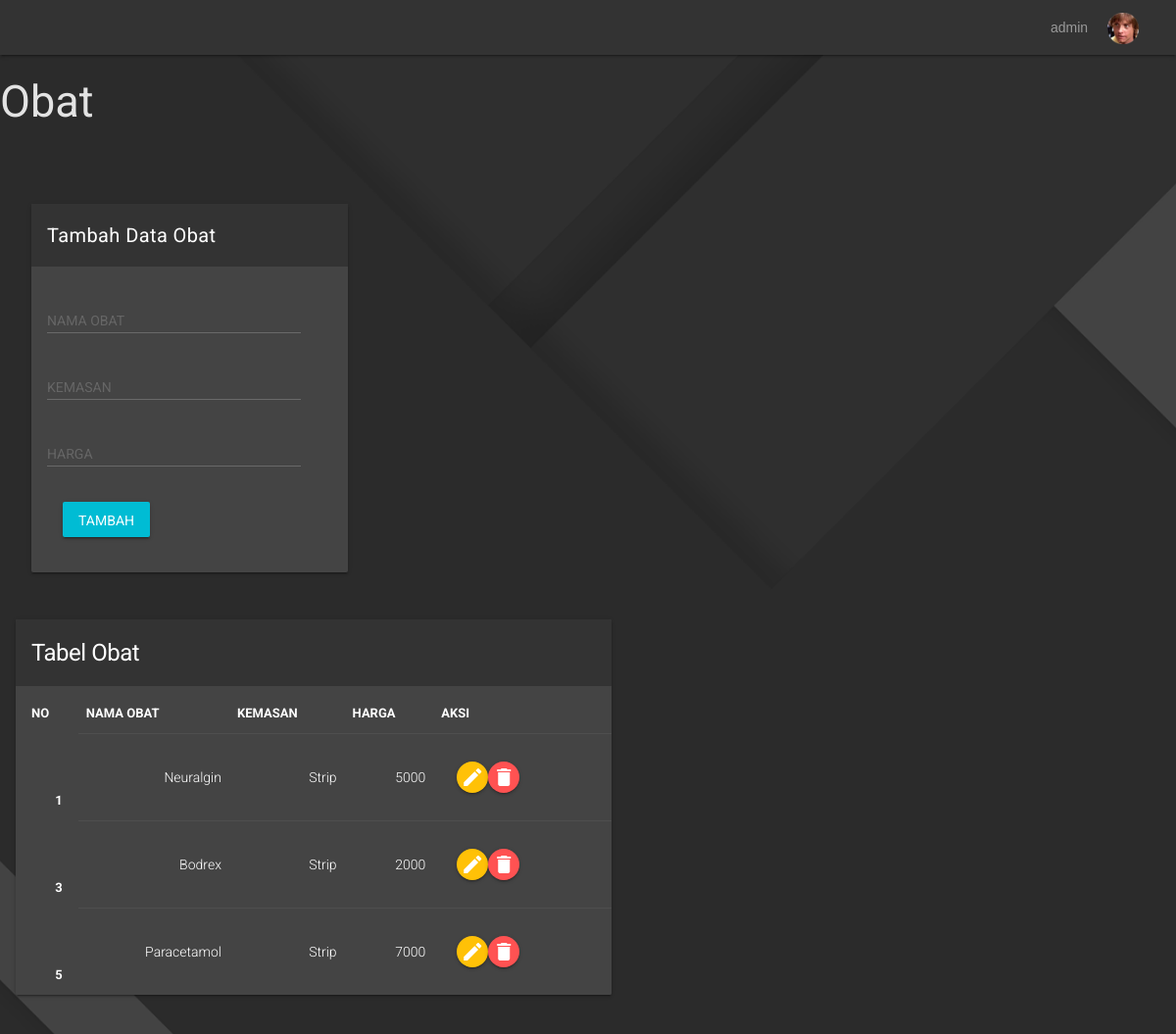
/dashboard.php?page=obat (signed in), run on the app's committed database.
### tables this page shows
CREATE TABLE `obat` (
  `id` int(11) UNSIGNED NOT NULL,
  `nama_obat` varchar(50) NOT NULL,
  `kemasan` varchar(35) NOT NULL,
  `harga` int(11) NOT NULL
);

### obat.php (the view, shortened to what this page needs)
<div class="mdl-grid mdl-cell mdl-cell--12-col-desktop mdl-cell--12-col-tablet mdl-cell--4-col-phone mdl-cell--top">
    <div class="mdl-cell mdl-cell--7-col-desktop mdl-cell--7-col-tablet mdl-cell--4-col-phone">
        <div class="mdl-card mdl-shadow--2dp">
            <div class="mdl-card__title">
                <h5 class="mdl-card__title-text text-color--white">Tambah Data Obat</h5>
            </div>
            <div class="mdl-card__supporting-text">
                <form class="form form--basic" method="POST" action="" name="myForm" onsubmit="return(validate());">
                <?php
                $nama_obat = '';
                $kemasan = '';
                $harga = '';
                ?>
                    <div class="mdl-grid">
                        <div class="mdl-cell mdl-cell--12-col-desktop mdl-cell--12-col-tablet mdl-cell--4-col-phone form__article">
                            <div class="mdl-textfield mdl-js-textfield full-size">
                                <input class="mdl-textfield__input" type="text" id="inputObat" name="nama_obat" value="<?php echo $nama_obat ?>">
                                <label class="mdl-textfield__label" for="inputObat">NAMA OBAT</label>
                            </div>
                            <div class="mdl-textfield mdl-js-textfield full-size">
                                <input class="mdl-textfield__input" type="text" id="inputKemasan" name="kemasan" value="<?php echo $kemasan ?>">
                                <label class="mdl-textfield__label" for="inputKemasan">KEMASAN</label>
                            </div>
                            <div class="mdl-textfield mdl-js-textfield full-size">
                                <input class="mdl-textfield__input" type="text" id="inputHarga" name="harga" value="<?php echo $harga ?>">
                                <label class="mdl-textfield__label" for="inputHarga">HARGA</label>
                            </div>
                            <li class="mdl-list__item">
                                <button type="submit" name="simpan" class="mdl-button mdl-js-button mdl-button--raised mdl-js-ripple-effect button--colored-light-blue">
                                    Tambah
                                </button>
                            </li>
                        </div>
                    </div>
                </form>
            </div>
        </div>
    </div>
</div>
<div class="mdl-grid ui-tables">
            <div class="mdl-cell mdl-cell--12-col-desktop mdl-cell--12-col-tablet mdl-cell--4-col-phone">
                <div class="mdl-card mdl-shadow--2dp">
                    <div class="mdl-card__title">
                        <h1 class="mdl-card__title-text">Tabel Obat</h1>
                    </div>
                    <div class="mdl-card__supporting-text no-padding">
                        <table class="mdl-data-table mdl-js-data-table">
                            <thead>
                                <tr>
                                    <th class="mdl-data-table__cell--non-numeric">NO</th>
                                    <th class="mdl-data-table__cell--non-numeric">NAMA OBAT</th>
                                    <th class="mdl-data-table__cell--non-numeric">KEMASAN</th>
                                    <th class="mdl-data-table__cell--non-numeric">HARGA</th>
                                    <th class="mdl-data-table__cell--non-numeric">AKSI</th>
                            </thead>
                            <tbody>
                            <?php
                                $result = mysqli_query($mysqli, "SELECT * FROM obat");
                                $no = 1;
                                while ($data = mysqli_fetch_array($result)) {
                            ?>
                                <tr>
                                    <th scope="row"><?php echo $no++ ?></th>
                                    <td><?php echo $data['nama_obat'] ?></td>
                                    <td><?php echo $data['kemasan'] ?></td>
                                    <td><?php echo $data['harga'] ?></td>
                                    <td>
                                            <li class="mdl-list__item">
                                                <a href="dashboard.php?page=obat&id=<?php echo $data['id'] ?>">
                                                    <button class="mdl-button mdl-js-button mdl-button--icon mdl-button--raised mdl-js-ripple-effect button--colored-orange">
                                                        <i class="material-icons">edit</i>
                                                    </button>
                                                </a>
                                                <a href="dashboard.php?page=obat&id=<?php echo $data['id'] ?>&aksi=hapus">
                                                    <button class="mdl-button mdl-js-button mdl-button--icon mdl-button--raised mdl-js-ripple-effect button--colored-red">
                                                        <i class="material-icons">delete</i>
                                                    </button>
                                                </a>
                                            </li>
                                    </td>
                                </tr>
                                <?php
                                $no++;
                                }
                                ?>
                            </tbody>
                        </table>
                    </div>
                </div>
            </div>
        </div>

### data on the page
obat: nama_obat "Neuralgin", kemasan "Strip", harga "5000"
obat: nama_obat "Bodrex", kemasan "Strip", harga "2000"
obat: nama_obat "Paracetamol", kemasan "Strip", harga "7000"

### other printed values
$_SESSION['username'] "admin"
$_GET['page'] "Obat"
